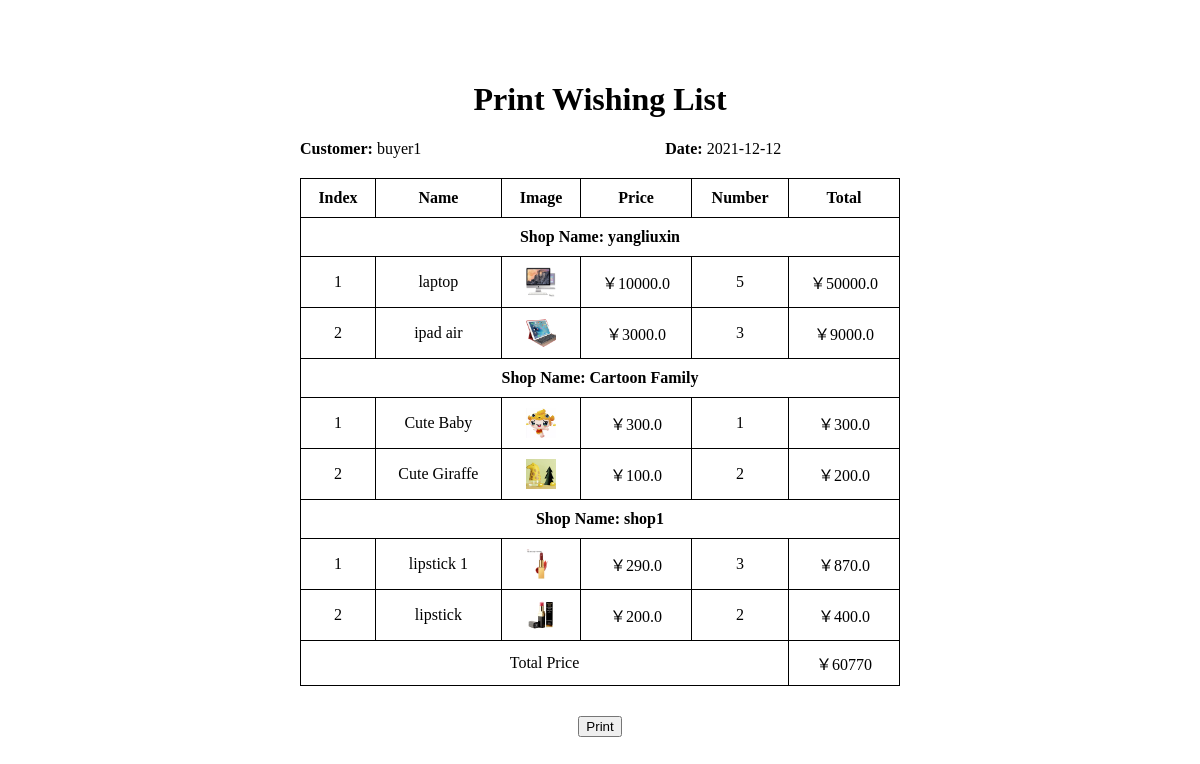
Page /print (signed in) on the committed database.
### project/models/UserModel.py (models this page shows, shortened)
class UserMixin(object):
    __hash__ = object.__hash__
    @property
    def is_authenticated(self):
        return True

class User(UserMixin, PkModel):
    __tablename__ = "users"
    username = Column(db.String(80), unique=True, nullable=False)
    main_image_url = Column(db.VARCHAR(255), nullable=True, default="static/image/user_info/default_avatar.jpg")
    email = Column(db.String(80), unique=True, nullable=False)
    password = Column(db.String(128), nullable=True)
    created_at = Column(db.DateTime, nullable=False, default=dt.datetime.utcnow)
    first_name = Column(db.String(30), nullable=True)
    last_name = Column(db.String(30), nullable=True)
    active = Column(db.Boolean(), default=False)
    is_shopper = Column(db.Boolean(), default=False)
    items = db.relationship("Item", backref='owned_user', lazy=True)
    cart = db.relationship("Cart", backref='cart_user', lazy=True)
    order = db.relationship("Order", backref='order_user', lazy=True)
    is_admin = Column(db.Boolean(), default=False)

### project/models/ItemModel.py (models this page shows, shortened)
class Item(PkModel):
    __tablename__ = "item"
    name = Column(db.VARCHAR(255), nullable=False, default="")
    price = Column(db.Float(50), nullable=False, default=0.0)
    description = db.Column(db.String(length=1024), nullable=False, default="")
    inventory = Column(db.Integer, nullable=False, default=0)
    sold_count = Column(db.Integer, nullable=False, default=0)
    disabled = Column(db.Boolean, nullable=False, default=False)
    created_at = Column(db.DateTime, nullable=False, default=dt.datetime.utcnow)
    main_image_url = Column(db.VARCHAR(255), nullable=False, default="")
    owner = db.Column(db.Integer, db.ForeignKey("users.id"))
    cart = db.relationship("Cart", backref='cart_item', lazy=True)
    order = db.relationship("Order", backref='order_item', lazy=True)

### project/shopping/cart.py (the view)
@blueprint.route("/print", methods=["GET", "POST"])
@login_required
@buyer_required
def print_cart() -> str:
    user: User = get_current_user()
    cart: Cart = Cart.query.filter_by(user_id=user.id).all()
    cart_length = len(cart)
    res: dict = {}
    total_price: int = 0
    for i in cart:
        shop_user_id: int = i.get_shop_userID()
        item_id: int = i.item_id
        item: Item = Item.get_by_id(item_id)
        shopper: User = User.get_by_id(shop_user_id)
        item.count = i.count
        total_price += int(item.price) * int(i.count)
        if shopper in res.keys():
            res[shopper].append(item)
        else:
            res[shopper] = [item]
    curr_time = datetime.datetime.now()
    time_str = curr_time.strftime("%Y-%m-%d")
    return render_template("shopping/print.html", cart_dict=res, total_price=total_price,
                           cart_length=cart_length, current_user=get_current_user(), time_str=time_str)

### project/database_model.py (called while the page is built)
    @classmethod
    def get_by_id(cls, record_id):
        basestring = (str, bytes)
        if any(
                (
                        isinstance(record_id, basestring) and record_id.isdigit(),
                        isinstance(record_id, (int, float)),
                )
        ):
            return cls.query.get(int(record_id))
        return None

### project/models/CartModel.py (called while the page is built)
    def get_shop_userID(self) -> int:
        return Item.get_by_id(self.item_id).owner

### project/utils.py (called while the page is built)
def buyer_required(func):
    @wraps(func)
    def decorated_view(*args, **kwargs):
        if get_current_user().is_authenticated and not get_current_user().is_shopper:
            return func(*args, **kwargs)
        else:
            flash("You must be buyer to access this page !")
            return redirect(url_for("index.home"))
    return decorated_view

def login_required(func):
    @wraps(func)
    def decorated_view(*args, **kwargs):
        if not session.get("USER_ID") is None:
            return func(*args, **kwargs)
        else:
            flash("You must be login to access this page !")
            return redirect(url_for("login.login"))
    return decorated_view

def get_current_user() -> User:
    user_id = session.get("USER_ID")
    return User.get_by_id(user_id) if user_id else None

### project/templates/shopping/print.html (shortened to what this page needs)
{% block style %}
    <link rel="stylesheet" href="../../static/css/shopping/print.css">
{% endblock %}
{% block content %}
    <div class="shopping-cart-big-box">
        <div>
            <h1 style="text-align: center">Print Wishing List</h1>
            <table class="print-table">
                <div class="print-info">
                    <span><span class="print-info1">Customer:</span> {{ current_user.username }}</span>
                    <span class="print-info2"><span class="print-info1">Date:</span> {{ time_str }}</span>
                </div>
                <thead>
                <tr>
                    <th>Index</th>
                    <th>Name</th>
                    <th>Image</th>
                    <th>Price</th>
                    <th>Number</th>
                    <th>Total</th>
                </tr>
                </thead>
                <tbody>
                {% for shop in cart_dict %}
                    <tr id="shopping-cart-seller">
                        <th colspan="7">Shop Name: {{ shop.username }}</th>
                    </tr>
                    {% for item in cart_dict[shop] %}
                        <tr>
                            <td> {{ loop.index }} </td>
                            <td>
                                {{ item.name }}
                            </td>
                            <td class="index-item-image-box"><a
                                    href="{{ url_for("item.details", itemID=item.id) }}"><img
                                    class="index-item-image"
                                    src="{{ url_for('static', filename='uploaded_files/'+item.main_image_url) }}"
                                    value="Item Image"></a>
                            </td>
                            <td>￥{{ item.price }}</td>
                            <td class="sub-add-button">
                                {{ item.count }}
                            </td>
                            <td>￥{{ item.price * item.count }}</td>
                        </tr>
                    {% endfor %}
                {% endfor %}
                <tr>
                    <td class="index-item-image-box" colspan="5">
                        Total Price
                    </td>
                    <td>
                        ￥{{ total_price }}
                    </td>
                </tr>
                <tr>
                    <td style="border: none"></td>
                </tr>
                <tr>
                    <td colspan="6" style="border: none; margin-top: 30px">
                        <button id="print_cart">Print</button>
                    </td>
                </tr>
                </tbody>
            </table>
        </div>
    </div>
{% endblock %}

### project/static/css/shopping/print.css (style rules this page uses)
.print-table { width: 600px; border-collapse: collapse; }
.print-info { margin-bottom: 20px; }
.print-info1 { font-weight: bold; }
.print-info2 { margin-left: 40%; }
#print_cart { margin: 0 auto; }
.index-item-image { height: 30px; width: 30px; }
.shopping-cart-big-box { display: flex; flex-direction: column; align-items: center; margin-top: 60px; }
table td, table th { border: 1px solid black; padding: 10px; text-align: center; }

### rows in the picture
User: username "buyer1"
User: username "yangliuxin"
Item: name "laptop", main_image_url (picture), price "10000.0", count "5", item.price*item.count "50000.0"
Item: name "ipad air", main_image_url (picture), price "3000.0", count "3", item.price*item.count "9000.0"
User: username "Cartoon Family"
Item: name "Cute Baby", main_image_url (picture), price "300.0", count "1", item.price*item.count "300.0"
Item: name "Cute Giraffe", main_image_url (picture), price "100.0", count "2", item.price*item.count "200.0"
User: username "shop1"
Item: name "lipstick 1", main_image_url (picture), price "290.0", count "3", item.price*item.count "870.0"
Item: name "lipstick", main_image_url (picture), price "200.0", count "2", item.price*item.count "400.0"

### other values in the picture
{{ total_price }} "60770"
